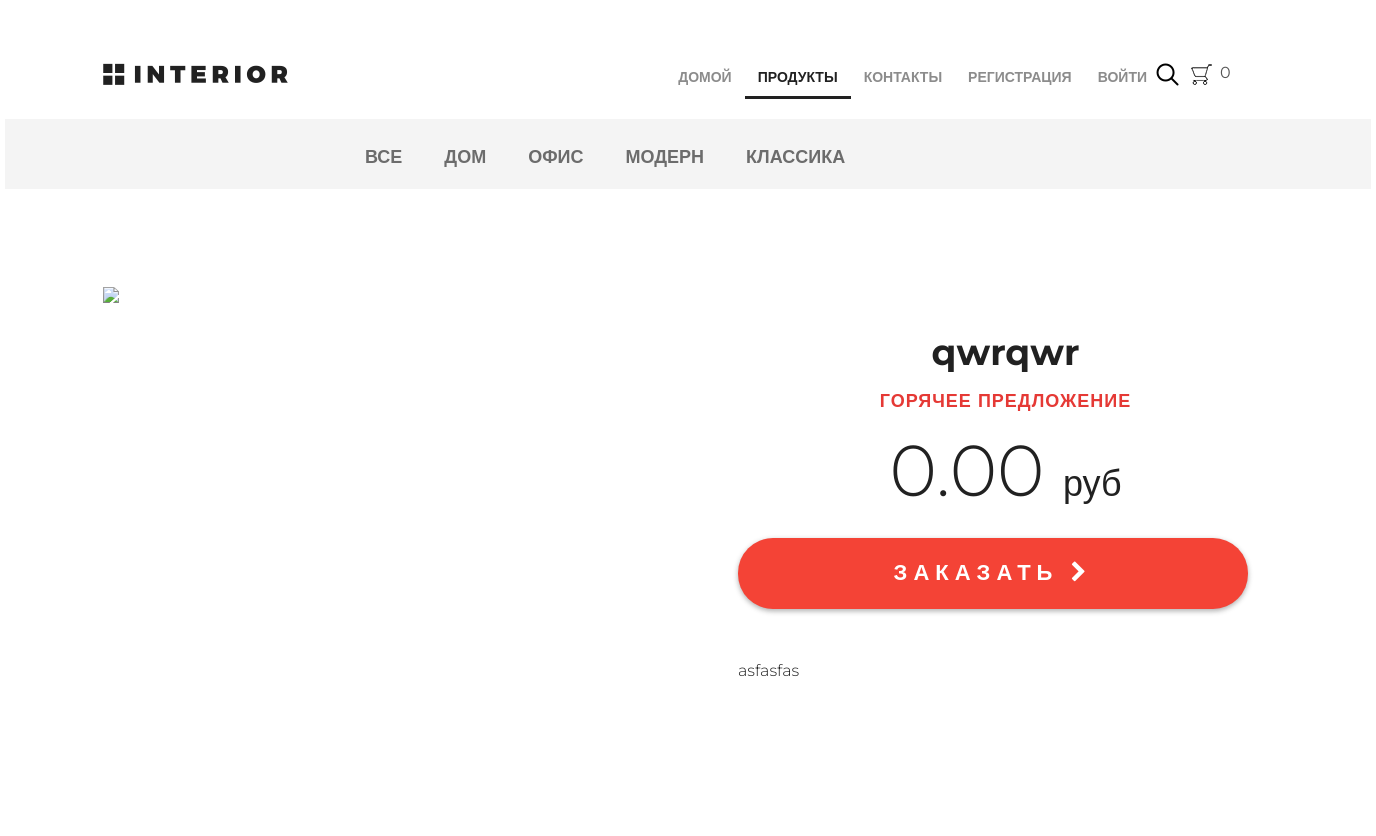
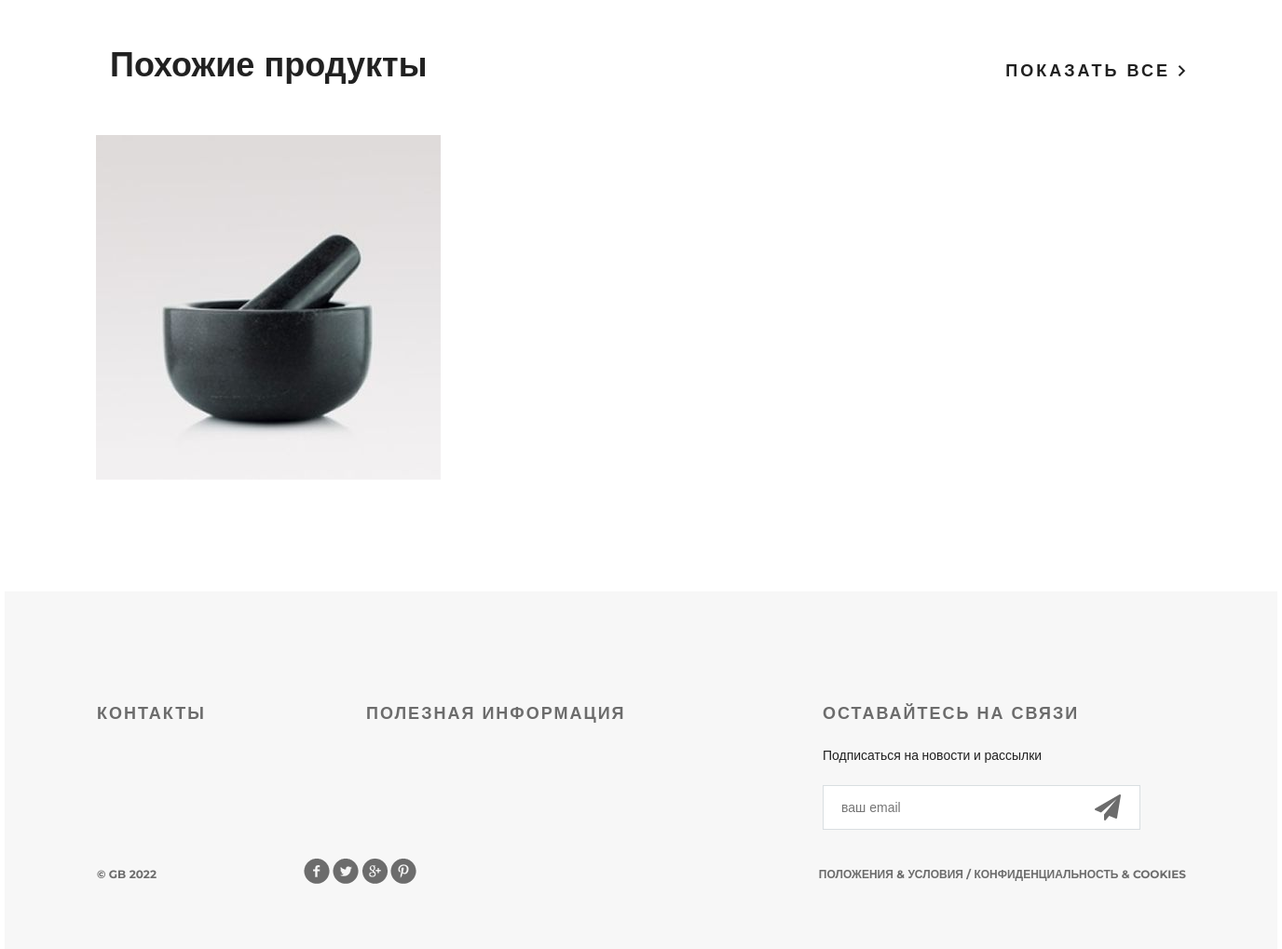
Screenshot of /products/ with the database file from the repository (2 pictures, top to bottom).
### mainapp/models.py (models this page shows, shortened)
class ProductCategory(models.Model):
    name = models.CharField(max_length=64, unique=True, verbose_name='Название')
    description = models.TextField(verbose_name='Описание')
    is_active = models.BooleanField(default=True)
    class Meta:
        verbose_name = 'категория'
        verbose_name_plural = 'категории'

class Product(models.Model):
    category = models.ForeignKey(ProductCategory, on_delete=models.CASCADE)
    name = models.CharField(max_length=128, verbose_name='Название')
    image = models.ImageField(upload_to='products_images', blank=True)
    short_desc = models.CharField(max_length=255, blank=True)
    description = models.TextField(verbose_name='Описание')
    price = models.DecimalField(max_digits=8, decimal_places=2, verbose_name='Цена', default=0)
    quantity = models.PositiveSmallIntegerField(default=0, verbose_name='Количество')
    is_active = models.BooleanField(default=True)
    class Meta:
        verbose_name = 'продукт'
        verbose_name_plural = 'продукты'

### mainapp/views.py (the view, shortened to what this page needs)
# urls.py: path('products/', include('mainapp.urls', namespace='products')),
def products(request, pk=None, page=1):
    links_menu = ProductCategory.objects.filter(is_active=True)
    title = 'Товары'
    hot_product = get_random_hot()
    context = {
        'links_menu': links_menu,
        'title': title,
        'hot_product': hot_product,
        'same_products': get_same_products(hot_product)
    }
    return render(request, 'mainapp/products.html', context)

### mainapp/context_processors.py (called while the page is built)
def basket(request):
    basket_items = []
    if request.user.is_authenticated:
        basket_items = Basket.objects.filter(user=request.user)
    return {
        'basket': basket_items
    }

### mainapp/views.py (called while the page is built)
def get_random_hot():
    return random.choice(list(Product.objects.filter(is_active=True)))

def get_same_products(hot_product):
    return Product.objects.filter(is_active=True, category=hot_product.category).exclude(pk=hot_product.pk)[:3]

### mainapp/templates/mainapp/products.html (shortened to what this page needs)
{% extends 'mainapp/base.html' %}
{% load static %}
{% block content %}
    <div class="hero-white">
        <div class="header clearfix">
            {% include 'mainapp/includes/inc_main_menu.html' %}
        </div>
    </div>
    <div class="details">
        {% include 'mainapp/includes/inc_products_menu.html' %}
        <div class="details-products">
            <div class="details-slider">
                <div class="slider-product">
                    <img src="/media/{{ hot_product.image }}">
                </div>
                <div class="slider-control">
                    <div class="block">
                    </div>
                    <div class="block">
                    </div>
                    <div class="block">
                    </div>
                </div>
            </div>
            <div class="description">
                <h3 class="big-bold">{{ hot_product.name }}</h3>
                <h3 class="red">горячее предложение</h3>
                <p class="price"> {{ hot_product.price }} <span>руб</span></p>
                <a href="{% url 'basketapp:basket_add' hot_product.pk %}" class="red-button">
                    заказать <i class="fa fa-chevron-right" aria-hidden="true"></i>
                </a>
                <div class="description-text">
                    <p>{{ hot_product.short_desc }}</p>
                </div>
            </div>
        </div>
        <div class="related">
            <div class="title clearfix">
                <h2>Похожие продукты</h2>
                <a class="explore" href="#">показать все <img src="{% static 'img/arrow.png' %}" alt=""></a>
            </div>
            <div class="related-products clearfix">
                {% for product in same_products %}
                    <div class="block">
                        <a href="{% url 'products:product' product.pk %}"><img src="/media/{{ product.image }}"
                                                                                   alt="">
                        </a>
                    </div>
                {% endfor %}
            </div>
        </div>
    </div>
{% endblock %}

### mainapp/templates/mainapp/includes/inc_products_menu.html
<div class="links clearfix">
  <ul class="links-menu">
    <li><a href="{% url 'products:category' 0 %}" class="{% if request.resolver_match.kwargs.pk == 0 %}active{% endif %}">Все</a></li>
    {% for item in links_menu %}
      <li><a href="{% url 'products:category' item.pk %}" class="{% if request.resolver_match.kwargs.pk == item.pk %}active{% endif %}">{{item.name}}</a></li>
    {% endfor %}
  </ul>
</div>

### static/css/style.css (style rules this page uses)
* { margin: 0; padding: 0; }
body { font-family: 'Montserrat', sans-serif; }
html, body { height: 100%; }
.clearfix:after { content: ""; display: block; clear: both; }
.explore { text-transform: uppercase; color: #212121; font-size: 18px; font-weight: 700; line-height: 24px; text-align: center; float: right; margin-top: 138px; letter-spacing: 3px; text-decoration: none; }
.big-bold { color: #212121; font-size: 36px; font-weight: 700; text-align: left; margin-bottom: 24px; line-height: 36px; }
.title { height: 152px; margin-right: 15px; }
.title h2 { float: left; margin-top: 118px; color: #212121; font-size: 36px; font-weight: 700; text-align: left; margin-left: 15px; }
.red { text-transform: uppercase; color: #e53935; font-size: 18px; font-weight: 700; text-align: left; letter-spacing: 1px; line-height: 17px; margin-bottom: 22px; }
.hero-white { background-color: #fff; height: 119px; padding-left: 98px; padding-right: 211px; position: relative; }
.links { height: 70px; background-color: #f4f4f4; position: relative; padding-left: 360px; }
.links-menu { margin: 27px auto 0px; position: absolute; }
.links-menu li { float: left; list-style-type: none; padding-right: 42px; }
.links-menu li a { text-decoration: none; color: #6c6c6c; font-size: 18px; font-weight: 700; text-transform: uppercase; }
.details-products { padding-left: 98px; padding-right: 98px; margin-top: 98px; height: 551px; }
.details-slider { width: 570px; float: left; margin-right: 30px; }
.slider-product { width: 570px; height: 400px; }
.slider-control { width: 420px; height: 70px; margin: 11px auto 0px; padding-left: 150px }
.slider-control .block { height: 70px; width: 70px; position: relative; float: left; margin-right: 10px; }
.description { width: 535px; float: right; padding-left: 35px }
.description .big-bold { color: #212121; font-size: 36px; font-weight: 700; text-align: center; margin-top: 47px; margin-bottom: 0px; }
.description .red { text-transform: uppercase; color: #e53935; font-size: 18px; font-weight: 700; text-align: center; letter-spacing: 1px; line-height: 17px; margin-top: 23px; margin-bottom: 36px; }
.description .price { color: #212121; font-size: 72px; font-weight: 300; line-height: 48px; text-align: center; }
.description .price span { color: #212121; font-size: 36px; font-weight: 300; line-height: 48px; text-align: center; }
.red-button { display: block; height: 71px; width: 510px; border-radius: 35px; background-color: #f44336; text-align: center; text-transform: uppercase; text-decoration: none; color: #ffffff; font-size: 22px; font-weight: 700; line-height: 24px; box-shadow: 0px 2px 4.85px 0.15px rgba(33, 33, 33, 0.35); line-height: 70px; letter-spacing: 6px; margin-top: 31px; }
.description-text { margin-top: 50px; color: #212121; font-size: 16px; font-weight: 300; line-height: 24px; text-align: left; }
.description-text p { margin-bottom: 0.5em; }
.related { padding: 0px 98px; }
.related .title { height: 143px; margin-right: 0; }
.related .title h2 { margin-top: 45px; }
.related .title .explore { margin-top: 62px; }
.related-products { margin-bottom: 120px; }
.related-products .block a img { float: left; }
.related-products .block { float: left; margin-right: 30px; display: block; height: 370px; width: 370px; position: relative; }

### rows the page displays
ProductCategory: name "ДОМ"
ProductCategory: name "ОФИС"
ProductCategory: name "МОДЕРН"
ProductCategory: name "КЛАССИКА"
Product: name "qwrqwr", price "0.00", short_desc "asfasfas"
Product: image (picture)
